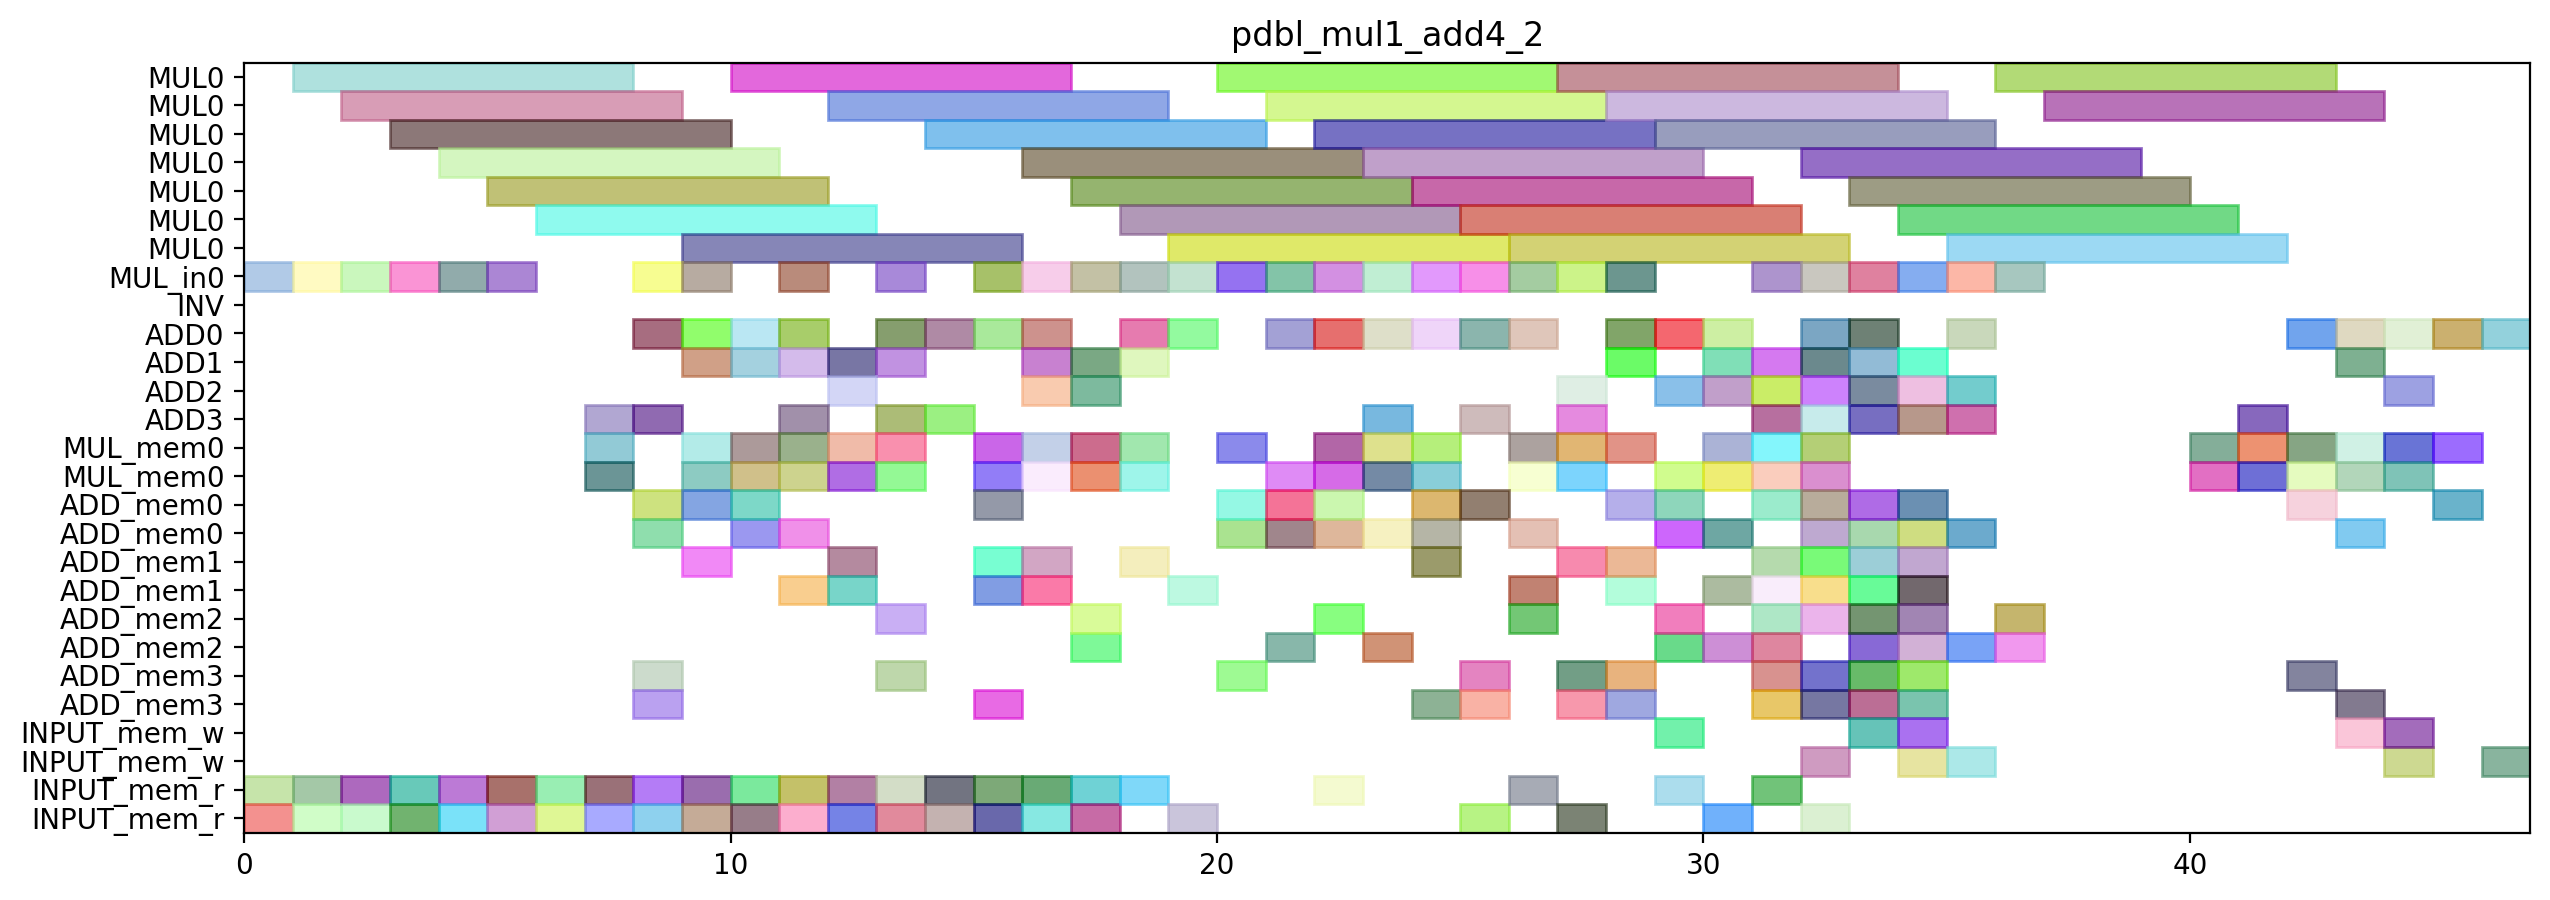

The script that drew this image:
from pyschedule import Scenario, solvers, plotters, alt

def solve_pdbl_mul1_add4_2(ConstStep, ExpStep):
	horizon = 137
	S=Scenario("pdbl_mul1_add4_2",horizon = horizon)

	# resource
	MUL = S.Resources('MUL', num=1, size=7)
	MUL_in = S.Resources('MUL_in', num=1)
	INV = S.Resource('INV')
	ADD = S.Resources('ADD', num=4, periods=range(1, horizon))
	MUL_mem = S.Resources('MUL_mem', num=1, size=2)
	ADD_mem = S.Resources('ADD_mem', num=4, size=2)
	INPUT_mem_w = S.Resource('INPUT_mem_w', size=2)
	INPUT_mem_r = S.Resource('INPUT_mem_r', size=2)

	# result of previous scheduling
	T3T2_in = S.Task('T3T2_in', length=1, delay_cost=1)
	S += T3T2_in >= 0
	T3T2_in += MUL_in[0]

	T3T2_mem0 = S.Task('T3T2_mem0', length=1, delay_cost=1)
	S += T3T2_mem0 >= 0
	T3T2_mem0 += INPUT_mem_r

	T3T2_mem1 = S.Task('T3T2_mem1', length=1, delay_cost=1)
	S += T3T2_mem1 >= 0
	T3T2_mem1 += INPUT_mem_r

	T3T2 = S.Task('T3T2', length=7, delay_cost=1)
	S += T3T2 >= 1
	T3T2 += MUL[0]

	T4T0_in = S.Task('T4T0_in', length=1, delay_cost=1)
	S += T4T0_in >= 1
	T4T0_in += MUL_in[0]

	T4T0_mem0 = S.Task('T4T0_mem0', length=1, delay_cost=1)
	S += T4T0_mem0 >= 1
	T4T0_mem0 += INPUT_mem_r

	T4T0_mem1 = S.Task('T4T0_mem1', length=1, delay_cost=1)
	S += T4T0_mem1 >= 1
	T4T0_mem1 += INPUT_mem_r

	T4T0 = S.Task('T4T0', length=7, delay_cost=1)
	S += T4T0 >= 2
	T4T0 += MUL[0]

	T4T1_in = S.Task('T4T1_in', length=1, delay_cost=1)
	S += T4T1_in >= 2
	T4T1_in += MUL_in[0]

	T4T1_mem0 = S.Task('T4T1_mem0', length=1, delay_cost=1)
	S += T4T1_mem0 >= 2
	T4T1_mem0 += INPUT_mem_r

	T4T1_mem1 = S.Task('T4T1_mem1', length=1, delay_cost=1)
	S += T4T1_mem1 >= 2
	T4T1_mem1 += INPUT_mem_r

	T2T1_in = S.Task('T2T1_in', length=1, delay_cost=1)
	S += T2T1_in >= 3
	T2T1_in += MUL_in[0]

	T2T1_mem0 = S.Task('T2T1_mem0', length=1, delay_cost=1)
	S += T2T1_mem0 >= 3
	T2T1_mem0 += INPUT_mem_r

	T2T1_mem1 = S.Task('T2T1_mem1', length=1, delay_cost=1)
	S += T2T1_mem1 >= 3
	T2T1_mem1 += INPUT_mem_r

	T4T1 = S.Task('T4T1', length=7, delay_cost=1)
	S += T4T1 >= 3
	T4T1 += MUL[0]

	T2T0_in = S.Task('T2T0_in', length=1, delay_cost=1)
	S += T2T0_in >= 4
	T2T0_in += MUL_in[0]

	T2T0_mem0 = S.Task('T2T0_mem0', length=1, delay_cost=1)
	S += T2T0_mem0 >= 4
	T2T0_mem0 += INPUT_mem_r

	T2T0_mem1 = S.Task('T2T0_mem1', length=1, delay_cost=1)
	S += T2T0_mem1 >= 4
	T2T0_mem1 += INPUT_mem_r

	T2T1 = S.Task('T2T1', length=7, delay_cost=1)
	S += T2T1 >= 4
	T2T1 += MUL[0]

	T0T2_in = S.Task('T0T2_in', length=1, delay_cost=1)
	S += T0T2_in >= 5
	T0T2_in += MUL_in[0]

	T0T2_mem0 = S.Task('T0T2_mem0', length=1, delay_cost=1)
	S += T0T2_mem0 >= 5
	T0T2_mem0 += INPUT_mem_r

	T0T2_mem1 = S.Task('T0T2_mem1', length=1, delay_cost=1)
	S += T0T2_mem1 >= 5
	T0T2_mem1 += INPUT_mem_r

	T2T0 = S.Task('T2T0', length=7, delay_cost=1)
	S += T2T0 >= 5
	T2T0 += MUL[0]

	T0T0_mem0 = S.Task('T0T0_mem0', length=1, delay_cost=1)
	S += T0T0_mem0 >= 6
	T0T0_mem0 += INPUT_mem_r

	T0T0_mem1 = S.Task('T0T0_mem1', length=1, delay_cost=1)
	S += T0T0_mem1 >= 6
	T0T0_mem1 += INPUT_mem_r

	T0T2 = S.Task('T0T2', length=7, delay_cost=1)
	S += T0T2 >= 6
	T0T2 += MUL[0]

	T0T0 = S.Task('T0T0', length=1, delay_cost=1)
	S += T0T0 >= 7
	T0T0 += ADD[3]

	T0T1_mem0 = S.Task('T0T1_mem0', length=1, delay_cost=1)
	S += T0T1_mem0 >= 7
	T0T1_mem0 += INPUT_mem_r

	T0T1_mem1 = S.Task('T0T1_mem1', length=1, delay_cost=1)
	S += T0T1_mem1 >= 7
	T0T1_mem1 += INPUT_mem_r

	T00_in = S.Task('T00_in', length=1, delay_cost=1)
	S += T00_in >= 8
	T00_in += MUL_in[0]

	T00_mem0 = S.Task('T00_mem0', length=1, delay_cost=1)
	S += T00_mem0 >= 8
	T00_mem0 += ADD_mem[3]

	T00_mem1 = S.Task('T00_mem1', length=1, delay_cost=1)
	S += T00_mem1 >= 8
	T00_mem1 += ADD_mem[3]

	T0T1 = S.Task('T0T1', length=1, delay_cost=1)
	S += T0T1 >= 8
	T0T1 += ADD[3]

	T1T1_mem0 = S.Task('T1T1_mem0', length=1, delay_cost=1)
	S += T1T1_mem0 >= 8
	T1T1_mem0 += INPUT_mem_r

	T1T1_mem1 = S.Task('T1T1_mem1', length=1, delay_cost=1)
	S += T1T1_mem1 >= 8
	T1T1_mem1 += INPUT_mem_r

	T00 = S.Task('T00', length=7, delay_cost=1)
	S += T00 >= 9
	T00 += MUL[0]

	T1T1 = S.Task('T1T1', length=1, delay_cost=1)
	S += T1T1 >= 9
	T1T1 += ADD[0]

	T1T2_in = S.Task('T1T2_in', length=1, delay_cost=1)
	S += T1T2_in >= 9
	T1T2_in += MUL_in[0]

	T1T2_mem0 = S.Task('T1T2_mem0', length=1, delay_cost=1)
	S += T1T2_mem0 >= 9
	T1T2_mem0 += INPUT_mem_r

	T1T2_mem1 = S.Task('T1T2_mem1', length=1, delay_cost=1)
	S += T1T2_mem1 >= 9
	T1T2_mem1 += INPUT_mem_r

	T3_1_mem0 = S.Task('T3_1_mem0', length=1, delay_cost=1)
	S += T3_1_mem0 >= 9
	T3_1_mem0 += ADD_mem[1]

	T3_1_mem1 = S.Task('T3_1_mem1', length=1, delay_cost=1)
	S += T3_1_mem1 >= 9
	T3_1_mem1 += ADD_mem[0]

	T40_mem0 = S.Task('T40_mem0', length=1, delay_cost=1)
	S += T40_mem0 >= 9
	T40_mem0 += MUL_mem[0]

	T40_mem1 = S.Task('T40_mem1', length=1, delay_cost=1)
	S += T40_mem1 >= 9
	T40_mem1 += MUL_mem[0]

	T1T0_mem0 = S.Task('T1T0_mem0', length=1, delay_cost=1)
	S += T1T0_mem0 >= 10
	T1T0_mem0 += INPUT_mem_r

	T1T0_mem1 = S.Task('T1T0_mem1', length=1, delay_cost=1)
	S += T1T0_mem1 >= 10
	T1T0_mem1 += INPUT_mem_r

	T1T2 = S.Task('T1T2', length=7, delay_cost=1)
	S += T1T2 >= 10
	T1T2 += MUL[0]

	T3_1 = S.Task('T3_1', length=1, delay_cost=1)
	S += T3_1 >= 10
	T3_1 += ADD[1]

	T40 = S.Task('T40', length=1, delay_cost=1)
	S += T40 >= 10
	T40 += ADD[0]

	T4T5_mem0 = S.Task('T4T5_mem0', length=1, delay_cost=1)
	S += T4T5_mem0 >= 10
	T4T5_mem0 += MUL_mem[0]

	T4T5_mem1 = S.Task('T4T5_mem1', length=1, delay_cost=1)
	S += T4T5_mem1 >= 10
	T4T5_mem1 += MUL_mem[0]

	T10_in = S.Task('T10_in', length=1, delay_cost=1)
	S += T10_in >= 11
	T10_in += MUL_in[0]

	T10_mem0 = S.Task('T10_mem0', length=1, delay_cost=1)
	S += T10_mem0 >= 11
	T10_mem0 += ADD_mem[1]

	T10_mem1 = S.Task('T10_mem1', length=1, delay_cost=1)
	S += T10_mem1 >= 11
	T10_mem1 += ADD_mem[0]

	T1T0 = S.Task('T1T0', length=1, delay_cost=1)
	S += T1T0 >= 11
	T1T0 += ADD[1]

	T20_mem0 = S.Task('T20_mem0', length=1, delay_cost=1)
	S += T20_mem0 >= 11
	T20_mem0 += MUL_mem[0]

	T20_mem1 = S.Task('T20_mem1', length=1, delay_cost=1)
	S += T20_mem1 >= 11
	T20_mem1 += MUL_mem[0]

	T4T3_mem0 = S.Task('T4T3_mem0', length=1, delay_cost=1)
	S += T4T3_mem0 >= 11
	T4T3_mem0 += INPUT_mem_r

	T4T3_mem1 = S.Task('T4T3_mem1', length=1, delay_cost=1)
	S += T4T3_mem1 >= 11
	T4T3_mem1 += INPUT_mem_r

	T4T5 = S.Task('T4T5', length=1, delay_cost=1)
	S += T4T5 >= 11
	T4T5 += ADD[3]

	T10 = S.Task('T10', length=7, delay_cost=1)
	S += T10 >= 12
	T10 += MUL[0]

	T20 = S.Task('T20', length=1, delay_cost=1)
	S += T20 >= 12
	T20 += ADD[1]

	T2T5_mem0 = S.Task('T2T5_mem0', length=1, delay_cost=1)
	S += T2T5_mem0 >= 12
	T2T5_mem0 += MUL_mem[0]

	T2T5_mem1 = S.Task('T2T5_mem1', length=1, delay_cost=1)
	S += T2T5_mem1 >= 12
	T2T5_mem1 += MUL_mem[0]

	T4T2_mem0 = S.Task('T4T2_mem0', length=1, delay_cost=1)
	S += T4T2_mem0 >= 12
	T4T2_mem0 += INPUT_mem_r

	T4T2_mem1 = S.Task('T4T2_mem1', length=1, delay_cost=1)
	S += T4T2_mem1 >= 12
	T4T2_mem1 += INPUT_mem_r

	T4T3 = S.Task('T4T3', length=1, delay_cost=1)
	S += T4T3 >= 12
	T4T3 += ADD[2]

	T2T5 = S.Task('T2T5', length=1, delay_cost=1)
	S += T2T5 >= 13
	T2T5 += ADD[1]

	T3T0_mem0 = S.Task('T3T0_mem0', length=1, delay_cost=1)
	S += T3T0_mem0 >= 13
	T3T0_mem0 += INPUT_mem_r

	T3T0_mem1 = S.Task('T3T0_mem1', length=1, delay_cost=1)
	S += T3T0_mem1 >= 13
	T3T0_mem1 += INPUT_mem_r

	T4T2 = S.Task('T4T2', length=1, delay_cost=1)
	S += T4T2 >= 13
	T4T2 += ADD[3]

	T4T4_in = S.Task('T4T4_in', length=1, delay_cost=1)
	S += T4T4_in >= 13
	T4T4_in += MUL_in[0]

	T4T4_mem0 = S.Task('T4T4_mem0', length=1, delay_cost=1)
	S += T4T4_mem0 >= 13
	T4T4_mem0 += ADD_mem[3]

	T4T4_mem1 = S.Task('T4T4_mem1', length=1, delay_cost=1)
	S += T4T4_mem1 >= 13
	T4T4_mem1 += ADD_mem[2]

	T3T0 = S.Task('T3T0', length=1, delay_cost=1)
	S += T3T0 >= 14
	T3T0 += ADD[3]

	T3T1_mem0 = S.Task('T3T1_mem0', length=1, delay_cost=1)
	S += T3T1_mem0 >= 14
	T3T1_mem0 += INPUT_mem_r

	T3T1_mem1 = S.Task('T3T1_mem1', length=1, delay_cost=1)
	S += T3T1_mem1 >= 14
	T3T1_mem1 += INPUT_mem_r

	T4T4 = S.Task('T4T4', length=7, delay_cost=1)
	S += T4T4 >= 14
	T4T4 += MUL[0]

	NEW_TZT2_mem0 = S.Task('NEW_TZT2_mem0', length=1, delay_cost=1)
	S += NEW_TZT2_mem0 >= 15
	NEW_TZT2_mem0 += MUL_mem[0]

	NEW_TZT2_mem1 = S.Task('NEW_TZT2_mem1', length=1, delay_cost=1)
	S += NEW_TZT2_mem1 >= 15
	NEW_TZT2_mem1 += ADD_mem[1]

	T0_T0_mem0 = S.Task('T0_T0_mem0', length=1, delay_cost=1)
	S += T0_T0_mem0 >= 15
	T0_T0_mem0 += MUL_mem[0]

	T0_T0_mem1 = S.Task('T0_T0_mem1', length=1, delay_cost=1)
	S += T0_T0_mem1 >= 15
	T0_T0_mem1 += ADD_mem[1]

	T2T3_mem0 = S.Task('T2T3_mem0', length=1, delay_cost=1)
	S += T2T3_mem0 >= 15
	T2T3_mem0 += INPUT_mem_r

	T2T3_mem1 = S.Task('T2T3_mem1', length=1, delay_cost=1)
	S += T2T3_mem1 >= 15
	T2T3_mem1 += INPUT_mem_r

	T30_in = S.Task('T30_in', length=1, delay_cost=1)
	S += T30_in >= 15
	T30_in += MUL_in[0]

	T30_mem0 = S.Task('T30_mem0', length=1, delay_cost=1)
	S += T30_mem0 >= 15
	T30_mem0 += ADD_mem[3]

	T30_mem1 = S.Task('T30_mem1', length=1, delay_cost=1)
	S += T30_mem1 >= 15
	T30_mem1 += ADD_mem[0]

	T3T1 = S.Task('T3T1', length=1, delay_cost=1)
	S += T3T1 >= 15
	T3T1 += ADD[0]

	NEW_TZT2 = S.Task('NEW_TZT2', length=1, delay_cost=1)
	S += NEW_TZT2 >= 16
	NEW_TZT2 += ADD[0]

	T0_T0 = S.Task('T0_T0', length=1, delay_cost=1)
	S += T0_T0 >= 16
	T0_T0 += ADD[1]

	T0_T1_mem0 = S.Task('T0_T1_mem0', length=1, delay_cost=1)
	S += T0_T1_mem0 >= 16
	T0_T1_mem0 += MUL_mem[0]

	T0_T1_mem1 = S.Task('T0_T1_mem1', length=1, delay_cost=1)
	S += T0_T1_mem1 >= 16
	T0_T1_mem1 += ADD_mem[1]

	T0_T2_in = S.Task('T0_T2_in', length=1, delay_cost=1)
	S += T0_T2_in >= 16
	T0_T2_in += MUL_in[0]

	T0_T2_mem0 = S.Task('T0_T2_mem0', length=1, delay_cost=1)
	S += T0_T2_mem0 >= 16
	T0_T2_mem0 += MUL_mem[0]

	T0_T2_mem1 = S.Task('T0_T2_mem1', length=1, delay_cost=1)
	S += T0_T2_mem1 >= 16
	T0_T2_mem1 += ADD_mem[1]

	T2T2_mem0 = S.Task('T2T2_mem0', length=1, delay_cost=1)
	S += T2T2_mem0 >= 16
	T2T2_mem0 += INPUT_mem_r

	T2T2_mem1 = S.Task('T2T2_mem1', length=1, delay_cost=1)
	S += T2T2_mem1 >= 16
	T2T2_mem1 += INPUT_mem_r

	T2T3 = S.Task('T2T3', length=1, delay_cost=1)
	S += T2T3 >= 16
	T2T3 += ADD[2]

	T30 = S.Task('T30', length=7, delay_cost=1)
	S += T30 >= 16
	T30 += MUL[0]

	T0_T1 = S.Task('T0_T1', length=1, delay_cost=1)
	S += T0_T1 >= 17
	T0_T1 += ADD[1]

	T0_T2 = S.Task('T0_T2', length=7, delay_cost=1)
	S += T0_T2 >= 17
	T0_T2 += MUL[0]

	T1_T2_mem0 = S.Task('T1_T2_mem0', length=1, delay_cost=1)
	S += T1_T2_mem0 >= 17
	T1_T2_mem0 += INPUT_mem_r

	T1_T2_mem1 = S.Task('T1_T2_mem1', length=1, delay_cost=1)
	S += T1_T2_mem1 >= 17
	T1_T2_mem1 += INPUT_mem_r

	T2T2 = S.Task('T2T2', length=1, delay_cost=1)
	S += T2T2 >= 17
	T2T2 += ADD[2]

	T2T4_in = S.Task('T2T4_in', length=1, delay_cost=1)
	S += T2T4_in >= 17
	T2T4_in += MUL_in[0]

	T2T4_mem0 = S.Task('T2T4_mem0', length=1, delay_cost=1)
	S += T2T4_mem0 >= 17
	T2T4_mem0 += ADD_mem[2]

	T2T4_mem1 = S.Task('T2T4_mem1', length=1, delay_cost=1)
	S += T2T4_mem1 >= 17
	T2T4_mem1 += ADD_mem[2]

	T1_T0_in = S.Task('T1_T0_in', length=1, delay_cost=1)
	S += T1_T0_in >= 18
	T1_T0_in += MUL_in[0]

	T1_T0_mem0 = S.Task('T1_T0_mem0', length=1, delay_cost=1)
	S += T1_T0_mem0 >= 18
	T1_T0_mem0 += INPUT_mem_r

	T1_T0_mem1 = S.Task('T1_T0_mem1', length=1, delay_cost=1)
	S += T1_T0_mem1 >= 18
	T1_T0_mem1 += MUL_mem[0]

	T1_T2 = S.Task('T1_T2', length=1, delay_cost=1)
	S += T1_T2 >= 18
	T1_T2 += ADD[0]

	T1_T3_mem0 = S.Task('T1_T3_mem0', length=1, delay_cost=1)
	S += T1_T3_mem0 >= 18
	T1_T3_mem0 += MUL_mem[0]

	T1_T3_mem1 = S.Task('T1_T3_mem1', length=1, delay_cost=1)
	S += T1_T3_mem1 >= 18
	T1_T3_mem1 += ADD_mem[1]

	T2T4 = S.Task('T2T4', length=7, delay_cost=1)
	S += T2T4 >= 18
	T2T4 += MUL[0]

	T1_T0 = S.Task('T1_T0', length=7, delay_cost=1)
	S += T1_T0 >= 19
	T1_T0 += MUL[0]

	T1_T1_in = S.Task('T1_T1_in', length=1, delay_cost=1)
	S += T1_T1_in >= 19
	T1_T1_in += MUL_in[0]

	T1_T1_mem0 = S.Task('T1_T1_mem0', length=1, delay_cost=1)
	S += T1_T1_mem0 >= 19
	T1_T1_mem0 += INPUT_mem_r

	T1_T1_mem1 = S.Task('T1_T1_mem1', length=1, delay_cost=1)
	S += T1_T1_mem1 >= 19
	T1_T1_mem1 += ADD_mem[1]

	T1_T3 = S.Task('T1_T3', length=1, delay_cost=1)
	S += T1_T3 >= 19
	T1_T3 += ADD[0]

	T1_T1 = S.Task('T1_T1', length=7, delay_cost=1)
	S += T1_T1 >= 20
	T1_T1 += MUL[0]

	T1_T4_in = S.Task('T1_T4_in', length=1, delay_cost=1)
	S += T1_T4_in >= 20
	T1_T4_in += MUL_in[0]

	T1_T4_mem0 = S.Task('T1_T4_mem0', length=1, delay_cost=1)
	S += T1_T4_mem0 >= 20
	T1_T4_mem0 += ADD_mem[0]

	T1_T4_mem1 = S.Task('T1_T4_mem1', length=1, delay_cost=1)
	S += T1_T4_mem1 >= 20
	T1_T4_mem1 += ADD_mem[0]

	T41_mem0 = S.Task('T41_mem0', length=1, delay_cost=1)
	S += T41_mem0 >= 20
	T41_mem0 += MUL_mem[0]

	T41_mem1 = S.Task('T41_mem1', length=1, delay_cost=1)
	S += T41_mem1 >= 20
	T41_mem1 += ADD_mem[3]

	NEW_TZT0_in = S.Task('NEW_TZT0_in', length=1, delay_cost=1)
	S += NEW_TZT0_in >= 21
	NEW_TZT0_in += MUL_in[0]

	NEW_TZT0_mem0 = S.Task('NEW_TZT0_mem0', length=1, delay_cost=1)
	S += NEW_TZT0_mem0 >= 21
	NEW_TZT0_mem0 += MUL_mem[0]

	NEW_TZT0_mem1 = S.Task('NEW_TZT0_mem1', length=1, delay_cost=1)
	S += NEW_TZT0_mem1 >= 21
	NEW_TZT0_mem1 += ADD_mem[2]

	T1_T4 = S.Task('T1_T4', length=7, delay_cost=1)
	S += T1_T4 >= 21
	T1_T4 += MUL[0]

	T41 = S.Task('T41', length=1, delay_cost=1)
	S += T41 >= 21
	T41 += ADD[0]

	C011_in = S.Task('C011_in', length=1, delay_cost=1)
	S += C011_in >= 22
	C011_in += MUL_in[0]

	C011_mem0 = S.Task('C011_mem0', length=1, delay_cost=1)
	S += C011_mem0 >= 22
	C011_mem0 += ADD_mem[0]

	C011_mem1 = S.Task('C011_mem1', length=1, delay_cost=1)
	S += C011_mem1 >= 22
	C011_mem1 += INPUT_mem_r

	NEW_TZT0 = S.Task('NEW_TZT0', length=7, delay_cost=1)
	S += NEW_TZT0 >= 22
	NEW_TZT0 += MUL[0]

	NEW_TZT3_mem0 = S.Task('NEW_TZT3_mem0', length=1, delay_cost=1)
	S += NEW_TZT3_mem0 >= 22
	NEW_TZT3_mem0 += ADD_mem[2]

	NEW_TZT3_mem1 = S.Task('NEW_TZT3_mem1', length=1, delay_cost=1)
	S += NEW_TZT3_mem1 >= 22
	NEW_TZT3_mem1 += ADD_mem[0]

	C011 = S.Task('C011', length=7, delay_cost=1)
	S += C011 >= 23
	C011 += MUL[0]

	NEW_TZT1_in = S.Task('NEW_TZT1_in', length=1, delay_cost=1)
	S += NEW_TZT1_in >= 23
	NEW_TZT1_in += MUL_in[0]

	NEW_TZT1_mem0 = S.Task('NEW_TZT1_mem0', length=1, delay_cost=1)
	S += NEW_TZT1_mem0 >= 23
	NEW_TZT1_mem0 += ADD_mem[2]

	NEW_TZT1_mem1 = S.Task('NEW_TZT1_mem1', length=1, delay_cost=1)
	S += NEW_TZT1_mem1 >= 23
	NEW_TZT1_mem1 += ADD_mem[0]

	NEW_TZT3 = S.Task('NEW_TZT3', length=1, delay_cost=1)
	S += NEW_TZT3 >= 23
	NEW_TZT3 += ADD[3]

	NEW_TZT1 = S.Task('NEW_TZT1', length=7, delay_cost=1)
	S += NEW_TZT1 >= 24
	NEW_TZT1 += MUL[0]

	NEW_TZT4_in = S.Task('NEW_TZT4_in', length=1, delay_cost=1)
	S += NEW_TZT4_in >= 24
	NEW_TZT4_in += MUL_in[0]

	NEW_TZT4_mem0 = S.Task('NEW_TZT4_mem0', length=1, delay_cost=1)
	S += NEW_TZT4_mem0 >= 24
	NEW_TZT4_mem0 += ADD_mem[0]

	NEW_TZT4_mem1 = S.Task('NEW_TZT4_mem1', length=1, delay_cost=1)
	S += NEW_TZT4_mem1 >= 24
	NEW_TZT4_mem1 += ADD_mem[3]

	T21_mem0 = S.Task('T21_mem0', length=1, delay_cost=1)
	S += T21_mem0 >= 24
	T21_mem0 += MUL_mem[0]

	T21_mem1 = S.Task('T21_mem1', length=1, delay_cost=1)
	S += T21_mem1 >= 24
	T21_mem1 += ADD_mem[1]

	T3_0_mem0 = S.Task('T3_0_mem0', length=1, delay_cost=1)
	S += T3_0_mem0 >= 24
	T3_0_mem0 += ADD_mem[0]

	T3_0_mem1 = S.Task('T3_0_mem1', length=1, delay_cost=1)
	S += T3_0_mem1 >= 24
	T3_0_mem1 += MUL_mem[0]

	C200_in = S.Task('C200_in', length=1, delay_cost=1)
	S += C200_in >= 25
	C200_in += MUL_in[0]

	C200_mem0 = S.Task('C200_mem0', length=1, delay_cost=1)
	S += C200_mem0 >= 25
	C200_mem0 += ADD_mem[0]

	C200_mem1 = S.Task('C200_mem1', length=1, delay_cost=1)
	S += C200_mem1 >= 25
	C200_mem1 += INPUT_mem_r

	NEW_TZT4 = S.Task('NEW_TZT4', length=7, delay_cost=1)
	S += NEW_TZT4 >= 25
	NEW_TZT4 += MUL[0]

	T21 = S.Task('T21', length=1, delay_cost=1)
	S += T21 >= 25
	T21 += ADD[3]

	T3_0 = S.Task('T3_0', length=1, delay_cost=1)
	S += T3_0 >= 25
	T3_0 += ADD[0]

	C010_in = S.Task('C010_in', length=1, delay_cost=1)
	S += C010_in >= 26
	C010_in += MUL_in[0]

	C010_mem0 = S.Task('C010_mem0', length=1, delay_cost=1)
	S += C010_mem0 >= 26
	C010_mem0 += ADD_mem[2]

	C010_mem1 = S.Task('C010_mem1', length=1, delay_cost=1)
	S += C010_mem1 >= 26
	C010_mem1 += INPUT_mem_r

	C200 = S.Task('C200', length=7, delay_cost=1)
	S += C200 >= 26
	C200 += MUL[0]

	NEW_TX_T3_mem0 = S.Task('NEW_TX_T3_mem0', length=1, delay_cost=1)
	S += NEW_TX_T3_mem0 >= 26
	NEW_TX_T3_mem0 += ADD_mem[0]

	NEW_TX_T3_mem1 = S.Task('NEW_TX_T3_mem1', length=1, delay_cost=1)
	S += NEW_TX_T3_mem1 >= 26
	NEW_TX_T3_mem1 += ADD_mem[1]

	T1_0_mem0 = S.Task('T1_0_mem0', length=1, delay_cost=1)
	S += T1_0_mem0 >= 26
	T1_0_mem0 += MUL_mem[0]

	T1_0_mem1 = S.Task('T1_0_mem1', length=1, delay_cost=1)
	S += T1_0_mem1 >= 26
	T1_0_mem1 += MUL_mem[0]

	C010 = S.Task('C010', length=7, delay_cost=1)
	S += C010 >= 27
	C010 += MUL[0]

	C201_in = S.Task('C201_in', length=1, delay_cost=1)
	S += C201_in >= 27
	C201_in += MUL_in[0]

	C201_mem0 = S.Task('C201_mem0', length=1, delay_cost=1)
	S += C201_mem0 >= 27
	C201_mem0 += ADD_mem[1]

	C201_mem1 = S.Task('C201_mem1', length=1, delay_cost=1)
	S += C201_mem1 >= 27
	C201_mem1 += INPUT_mem_r

	NEW_TX_T3 = S.Task('NEW_TX_T3', length=1, delay_cost=1)
	S += NEW_TX_T3 >= 27
	NEW_TX_T3 += ADD[2]

	T1_0 = S.Task('T1_0', length=1, delay_cost=1)
	S += T1_0 >= 27
	T1_0 += ADD[3]

	T1_T5_mem0 = S.Task('T1_T5_mem0', length=1, delay_cost=1)
	S += T1_T5_mem0 >= 27
	T1_T5_mem0 += MUL_mem[0]

	T1_T5_mem1 = S.Task('T1_T5_mem1', length=1, delay_cost=1)
	S += T1_T5_mem1 >= 27
	T1_T5_mem1 += MUL_mem[0]

	C201 = S.Task('C201', length=7, delay_cost=1)
	S += C201 >= 28
	C201 += MUL[0]

	T0_0_in = S.Task('T0_0_in', length=1, delay_cost=1)
	S += T0_0_in >= 28
	T0_0_in += MUL_in[0]

	T0_0_mem0 = S.Task('T0_0_mem0', length=1, delay_cost=1)
	S += T0_0_mem0 >= 28
	T0_0_mem0 += ADD_mem[1]

	T0_0_mem1 = S.Task('T0_0_mem1', length=1, delay_cost=1)
	S += T0_0_mem1 >= 28
	T0_0_mem1 += ADD_mem[1]

	T1_10_mem0 = S.Task('T1_10_mem0', length=1, delay_cost=1)
	S += T1_10_mem0 >= 28
	T1_10_mem0 += ADD_mem[3]

	T1_10_mem1 = S.Task('T1_10_mem1', length=1, delay_cost=1)
	S += T1_10_mem1 >= 28
	T1_10_mem1 += ADD_mem[3]

	T1_1_mem0 = S.Task('T1_1_mem0', length=1, delay_cost=1)
	S += T1_1_mem0 >= 28
	T1_1_mem0 += MUL_mem[0]

	T1_1_mem1 = S.Task('T1_1_mem1', length=1, delay_cost=1)
	S += T1_1_mem1 >= 28
	T1_1_mem1 += ADD_mem[0]

	T1_T5 = S.Task('T1_T5', length=1, delay_cost=1)
	S += T1_T5 >= 28
	T1_T5 += ADD[0]

	B30_mem0 = S.Task('B30_mem0', length=1, delay_cost=1)
	S += B30_mem0 >= 29
	B30_mem0 += INPUT_mem_r

	B30_mem1 = S.Task('B30_mem1', length=1, delay_cost=1)
	S += B30_mem1 >= 29
	B30_mem1 += ADD_mem[2]

	C000_mem0 = S.Task('C000_mem0', length=1, delay_cost=1)
	S += C000_mem0 >= 29
	C000_mem0 += MUL_mem[0]

	C000_mem1 = S.Task('C000_mem1', length=1, delay_cost=1)
	S += C000_mem1 >= 29
	C000_mem1 += ADD_mem[2]

	C011_w = S.Task('C011_w', length=1, delay_cost=1)
	S += C011_w >= 29
	C011_w += INPUT_mem_w

	T0_0 = S.Task('T0_0', length=7, delay_cost=1)
	S += T0_0 >= 29
	T0_0 += MUL[0]

	T1_1 = S.Task('T1_1', length=1, delay_cost=1)
	S += T1_1 >= 29
	T1_1 += ADD[0]

	T1_10 = S.Task('T1_10', length=1, delay_cost=1)
	S += T1_10 >= 29
	T1_10 += ADD[2]

	B30 = S.Task('B30', length=1, delay_cost=1)
	S += B30 >= 30
	B30 += ADD[0]

	C000 = S.Task('C000', length=1, delay_cost=1)
	S += C000 >= 30
	C000 += ADD[1]

	NEW_TX0_mem0 = S.Task('NEW_TX0_mem0', length=1, delay_cost=1)
	S += NEW_TX0_mem0 >= 30
	NEW_TX0_mem0 += ADD_mem[1]

	NEW_TX0_mem1 = S.Task('NEW_TX0_mem1', length=1, delay_cost=1)
	S += NEW_TX0_mem1 >= 30
	NEW_TX0_mem1 += INPUT_mem_r

	NEW_TZT5_mem0 = S.Task('NEW_TZT5_mem0', length=1, delay_cost=1)
	S += NEW_TZT5_mem0 >= 30
	NEW_TZT5_mem0 += MUL_mem[0]

	NEW_TZT5_mem1 = S.Task('NEW_TZT5_mem1', length=1, delay_cost=1)
	S += NEW_TZT5_mem1 >= 30
	NEW_TZT5_mem1 += MUL_mem[0]

	T1_11_mem0 = S.Task('T1_11_mem0', length=1, delay_cost=1)
	S += T1_11_mem0 >= 30
	T1_11_mem0 += ADD_mem[2]

	T1_11_mem1 = S.Task('T1_11_mem1', length=1, delay_cost=1)
	S += T1_11_mem1 >= 30
	T1_11_mem1 += ADD_mem[0]

	B31_mem0 = S.Task('B31_mem0', length=1, delay_cost=1)
	S += B31_mem0 >= 31
	B31_mem0 += INPUT_mem_r

	B31_mem1 = S.Task('B31_mem1', length=1, delay_cost=1)
	S += B31_mem1 >= 31
	B31_mem1 += ADD_mem[3]

	C001_mem0 = S.Task('C001_mem0', length=1, delay_cost=1)
	S += C001_mem0 >= 31
	C001_mem0 += ADD_mem[2]

	C001_mem1 = S.Task('C001_mem1', length=1, delay_cost=1)
	S += C001_mem1 >= 31
	C001_mem1 += ADD_mem[3]

	NEW_TX0 = S.Task('NEW_TX0', length=1, delay_cost=1)
	S += NEW_TX0 >= 31
	NEW_TX0 += ADD[1]

	NEW_TX_T0_in = S.Task('NEW_TX_T0_in', length=1, delay_cost=1)
	S += NEW_TX_T0_in >= 31
	NEW_TX_T0_in += MUL_in[0]

	NEW_TX_T0_mem0 = S.Task('NEW_TX_T0_mem0', length=1, delay_cost=1)
	S += NEW_TX_T0_mem0 >= 31
	NEW_TX_T0_mem0 += ADD_mem[1]

	NEW_TX_T0_mem1 = S.Task('NEW_TX_T0_mem1', length=1, delay_cost=1)
	S += NEW_TX_T0_mem1 >= 31
	NEW_TX_T0_mem1 += ADD_mem[0]

	NEW_TY0_mem0 = S.Task('NEW_TY0_mem0', length=1, delay_cost=1)
	S += NEW_TY0_mem0 >= 31
	NEW_TY0_mem0 += MUL_mem[0]

	NEW_TY0_mem1 = S.Task('NEW_TY0_mem1', length=1, delay_cost=1)
	S += NEW_TY0_mem1 >= 31
	NEW_TY0_mem1 += ADD_mem[1]

	NEW_TZ1_mem0 = S.Task('NEW_TZ1_mem0', length=1, delay_cost=1)
	S += NEW_TZ1_mem0 >= 31
	NEW_TZ1_mem0 += MUL_mem[0]

	NEW_TZ1_mem1 = S.Task('NEW_TZ1_mem1', length=1, delay_cost=1)
	S += NEW_TZ1_mem1 >= 31
	NEW_TZ1_mem1 += ADD_mem[2]

	NEW_TZT5 = S.Task('NEW_TZT5', length=1, delay_cost=1)
	S += NEW_TZT5 >= 31
	NEW_TZT5 += ADD[2]

	T1_11 = S.Task('T1_11', length=1, delay_cost=1)
	S += T1_11 >= 31
	T1_11 += ADD[3]

	B31 = S.Task('B31', length=1, delay_cost=1)
	S += B31 >= 32
	B31 += ADD[2]

	C001 = S.Task('C001', length=1, delay_cost=1)
	S += C001 >= 32
	C001 += ADD[3]

	C200_w = S.Task('C200_w', length=1, delay_cost=1)
	S += C200_w >= 32
	C200_w += INPUT_mem_w

	NEW_TX1_mem0 = S.Task('NEW_TX1_mem0', length=1, delay_cost=1)
	S += NEW_TX1_mem0 >= 32
	NEW_TX1_mem0 += ADD_mem[3]

	NEW_TX1_mem1 = S.Task('NEW_TX1_mem1', length=1, delay_cost=1)
	S += NEW_TX1_mem1 >= 32
	NEW_TX1_mem1 += INPUT_mem_r

	NEW_TX_T0 = S.Task('NEW_TX_T0', length=7, delay_cost=1)
	S += NEW_TX_T0 >= 32
	NEW_TX_T0 += MUL[0]

	NEW_TY0 = S.Task('NEW_TY0', length=1, delay_cost=1)
	S += NEW_TY0 >= 32
	NEW_TY0 += ADD[0]

	NEW_TY1_mem0 = S.Task('NEW_TY1_mem0', length=1, delay_cost=1)
	S += NEW_TY1_mem0 >= 32
	NEW_TY1_mem0 += ADD_mem[2]

	NEW_TY1_mem1 = S.Task('NEW_TY1_mem1', length=1, delay_cost=1)
	S += NEW_TY1_mem1 >= 32
	NEW_TY1_mem1 += ADD_mem[3]

	NEW_TY_T0_in = S.Task('NEW_TY_T0_in', length=1, delay_cost=1)
	S += NEW_TY_T0_in >= 32
	NEW_TY_T0_in += MUL_in[0]

	NEW_TY_T0_mem0 = S.Task('NEW_TY_T0_mem0', length=1, delay_cost=1)
	S += NEW_TY_T0_mem0 >= 32
	NEW_TY_T0_mem0 += ADD_mem[0]

	NEW_TY_T0_mem1 = S.Task('NEW_TY_T0_mem1', length=1, delay_cost=1)
	S += NEW_TY_T0_mem1 >= 32
	NEW_TY_T0_mem1 += ADD_mem[0]

	NEW_TZ0_mem0 = S.Task('NEW_TZ0_mem0', length=1, delay_cost=1)
	S += NEW_TZ0_mem0 >= 32
	NEW_TZ0_mem0 += MUL_mem[0]

	NEW_TZ0_mem1 = S.Task('NEW_TZ0_mem1', length=1, delay_cost=1)
	S += NEW_TZ0_mem1 >= 32
	NEW_TZ0_mem1 += MUL_mem[0]

	NEW_TZ1 = S.Task('NEW_TZ1', length=1, delay_cost=1)
	S += NEW_TZ1 >= 32
	NEW_TZ1 += ADD[1]

	C010_w = S.Task('C010_w', length=1, delay_cost=1)
	S += C010_w >= 33
	C010_w += INPUT_mem_w

	NEW_TX1 = S.Task('NEW_TX1', length=1, delay_cost=1)
	S += NEW_TX1 >= 33
	NEW_TX1 += ADD[2]

	NEW_TY1 = S.Task('NEW_TY1', length=1, delay_cost=1)
	S += NEW_TY1 >= 33
	NEW_TY1 += ADD[0]

	NEW_TY_T0 = S.Task('NEW_TY_T0', length=7, delay_cost=1)
	S += NEW_TY_T0 >= 33
	NEW_TY_T0 += MUL[0]

	NEW_TY_T1_in = S.Task('NEW_TY_T1_in', length=1, delay_cost=1)
	S += NEW_TY_T1_in >= 33
	NEW_TY_T1_in += MUL_in[0]

	NEW_TY_T1_mem0 = S.Task('NEW_TY_T1_mem0', length=1, delay_cost=1)
	S += NEW_TY_T1_mem0 >= 33
	NEW_TY_T1_mem0 += ADD_mem[2]

	NEW_TY_T1_mem1 = S.Task('NEW_TY_T1_mem1', length=1, delay_cost=1)
	S += NEW_TY_T1_mem1 >= 33
	NEW_TY_T1_mem1 += ADD_mem[0]

	NEW_TY_T2_mem0 = S.Task('NEW_TY_T2_mem0', length=1, delay_cost=1)
	S += NEW_TY_T2_mem0 >= 33
	NEW_TY_T2_mem0 += ADD_mem[0]

	NEW_TY_T2_mem1 = S.Task('NEW_TY_T2_mem1', length=1, delay_cost=1)
	S += NEW_TY_T2_mem1 >= 33
	NEW_TY_T2_mem1 += ADD_mem[2]

	NEW_TZ0 = S.Task('NEW_TZ0', length=1, delay_cost=1)
	S += NEW_TZ0 >= 33
	NEW_TZ0 += ADD[3]

	C201_w = S.Task('C201_w', length=1, delay_cost=1)
	S += C201_w >= 34
	C201_w += INPUT_mem_w

	NEW_TX_T1_in = S.Task('NEW_TX_T1_in', length=1, delay_cost=1)
	S += NEW_TX_T1_in >= 34
	NEW_TX_T1_in += MUL_in[0]

	NEW_TX_T1_mem0 = S.Task('NEW_TX_T1_mem0', length=1, delay_cost=1)
	S += NEW_TX_T1_mem0 >= 34
	NEW_TX_T1_mem0 += ADD_mem[2]

	NEW_TX_T1_mem1 = S.Task('NEW_TX_T1_mem1', length=1, delay_cost=1)
	S += NEW_TX_T1_mem1 >= 34
	NEW_TX_T1_mem1 += ADD_mem[1]

	NEW_TX_T2_mem0 = S.Task('NEW_TX_T2_mem0', length=1, delay_cost=1)
	S += NEW_TX_T2_mem0 >= 34
	NEW_TX_T2_mem0 += ADD_mem[1]

	NEW_TX_T2_mem1 = S.Task('NEW_TX_T2_mem1', length=1, delay_cost=1)
	S += NEW_TX_T2_mem1 >= 34
	NEW_TX_T2_mem1 += ADD_mem[2]

	NEW_TY_T1 = S.Task('NEW_TY_T1', length=7, delay_cost=1)
	S += NEW_TY_T1 >= 34
	NEW_TY_T1 += MUL[0]

	NEW_TY_T2 = S.Task('NEW_TY_T2', length=1, delay_cost=1)
	S += NEW_TY_T2 >= 34
	NEW_TY_T2 += ADD[2]

	NEW_TY_T3_mem0 = S.Task('NEW_TY_T3_mem0', length=1, delay_cost=1)
	S += NEW_TY_T3_mem0 >= 34
	NEW_TY_T3_mem0 += ADD_mem[0]

	NEW_TY_T3_mem1 = S.Task('NEW_TY_T3_mem1', length=1, delay_cost=1)
	S += NEW_TY_T3_mem1 >= 34
	NEW_TY_T3_mem1 += ADD_mem[0]

	NEW_TX_T1 = S.Task('NEW_TX_T1', length=7, delay_cost=1)
	S += NEW_TX_T1 >= 35
	NEW_TX_T1 += MUL[0]

	NEW_TX_T2 = S.Task('NEW_TX_T2', length=1, delay_cost=1)
	S += NEW_TX_T2 >= 35
	NEW_TX_T2 += ADD[2]

	NEW_TY_T3 = S.Task('NEW_TY_T3', length=1, delay_cost=1)
	S += NEW_TY_T3 >= 35
	NEW_TY_T3 += ADD[0]

	NEW_TY_T4_in = S.Task('NEW_TY_T4_in', length=1, delay_cost=1)
	S += NEW_TY_T4_in >= 35
	NEW_TY_T4_in += MUL_in[0]

	NEW_TY_T4_mem0 = S.Task('NEW_TY_T4_mem0', length=1, delay_cost=1)
	S += NEW_TY_T4_mem0 >= 35
	NEW_TY_T4_mem0 += ADD_mem[2]

	NEW_TY_T4_mem1 = S.Task('NEW_TY_T4_mem1', length=1, delay_cost=1)
	S += NEW_TY_T4_mem1 >= 35
	NEW_TY_T4_mem1 += ADD_mem[0]

	NEW_TX_T4_in = S.Task('NEW_TX_T4_in', length=1, delay_cost=1)
	S += NEW_TX_T4_in >= 36
	NEW_TX_T4_in += MUL_in[0]

	NEW_TX_T4_mem0 = S.Task('NEW_TX_T4_mem0', length=1, delay_cost=1)
	S += NEW_TX_T4_mem0 >= 36
	NEW_TX_T4_mem0 += ADD_mem[2]

	NEW_TX_T4_mem1 = S.Task('NEW_TX_T4_mem1', length=1, delay_cost=1)
	S += NEW_TX_T4_mem1 >= 36
	NEW_TX_T4_mem1 += ADD_mem[2]

	NEW_TY_T4 = S.Task('NEW_TY_T4', length=7, delay_cost=1)
	S += NEW_TY_T4 >= 36
	NEW_TY_T4 += MUL[0]

	NEW_TX_T4 = S.Task('NEW_TX_T4', length=7, delay_cost=1)
	S += NEW_TX_T4 >= 37
	NEW_TX_T4 += MUL[0]

	NEW_TY_T5_mem0 = S.Task('NEW_TY_T5_mem0', length=1, delay_cost=1)
	S += NEW_TY_T5_mem0 >= 40
	NEW_TY_T5_mem0 += MUL_mem[0]

	NEW_TY_T5_mem1 = S.Task('NEW_TY_T5_mem1', length=1, delay_cost=1)
	S += NEW_TY_T5_mem1 >= 40
	NEW_TY_T5_mem1 += MUL_mem[0]

	NEW_TY_0_mem0 = S.Task('NEW_TY_0_mem0', length=1, delay_cost=1)
	S += NEW_TY_0_mem0 >= 41
	NEW_TY_0_mem0 += MUL_mem[0]

	NEW_TY_0_mem1 = S.Task('NEW_TY_0_mem1', length=1, delay_cost=1)
	S += NEW_TY_0_mem1 >= 41
	NEW_TY_0_mem1 += MUL_mem[0]

	NEW_TY_T5 = S.Task('NEW_TY_T5', length=1, delay_cost=1)
	S += NEW_TY_T5 >= 41
	NEW_TY_T5 += ADD[3]

	NEW_TY_0 = S.Task('NEW_TY_0', length=1, delay_cost=1)
	S += NEW_TY_0 >= 42
	NEW_TY_0 += ADD[0]

	NEW_TY_10_mem0 = S.Task('NEW_TY_10_mem0', length=1, delay_cost=1)
	S += NEW_TY_10_mem0 >= 42
	NEW_TY_10_mem0 += ADD_mem[0]

	NEW_TY_10_mem1 = S.Task('NEW_TY_10_mem1', length=1, delay_cost=1)
	S += NEW_TY_10_mem1 >= 42
	NEW_TY_10_mem1 += MUL_mem[0]

	NEW_TY_1_mem0 = S.Task('NEW_TY_1_mem0', length=1, delay_cost=1)
	S += NEW_TY_1_mem0 >= 42
	NEW_TY_1_mem0 += MUL_mem[0]

	NEW_TY_1_mem1 = S.Task('NEW_TY_1_mem1', length=1, delay_cost=1)
	S += NEW_TY_1_mem1 >= 42
	NEW_TY_1_mem1 += ADD_mem[3]

	NEW_TX_0_mem0 = S.Task('NEW_TX_0_mem0', length=1, delay_cost=1)
	S += NEW_TX_0_mem0 >= 43
	NEW_TX_0_mem0 += MUL_mem[0]

	NEW_TX_0_mem1 = S.Task('NEW_TX_0_mem1', length=1, delay_cost=1)
	S += NEW_TX_0_mem1 >= 43
	NEW_TX_0_mem1 += MUL_mem[0]

	NEW_TY_1 = S.Task('NEW_TY_1', length=1, delay_cost=1)
	S += NEW_TY_1 >= 43
	NEW_TY_1 += ADD[0]

	NEW_TY_10 = S.Task('NEW_TY_10', length=1, delay_cost=1)
	S += NEW_TY_10 >= 43
	NEW_TY_10 += ADD[1]

	NEW_TY_10_w = S.Task('NEW_TY_10_w', length=1, delay_cost=1)
	S += NEW_TY_10_w >= 43
	NEW_TY_10_w += INPUT_mem_w

	NEW_TY_11_mem0 = S.Task('NEW_TY_11_mem0', length=1, delay_cost=1)
	S += NEW_TY_11_mem0 >= 43
	NEW_TY_11_mem0 += ADD_mem[0]

	NEW_TY_11_mem1 = S.Task('NEW_TY_11_mem1', length=1, delay_cost=1)
	S += NEW_TY_11_mem1 >= 43
	NEW_TY_11_mem1 += ADD_mem[3]

	NEW_TX_0 = S.Task('NEW_TX_0', length=1, delay_cost=1)
	S += NEW_TX_0 >= 44
	NEW_TX_0 += ADD[0]

	NEW_TX_0_w = S.Task('NEW_TX_0_w', length=1, delay_cost=1)
	S += NEW_TX_0_w >= 44
	NEW_TX_0_w += INPUT_mem_w

	NEW_TX_T5_mem0 = S.Task('NEW_TX_T5_mem0', length=1, delay_cost=1)
	S += NEW_TX_T5_mem0 >= 44
	NEW_TX_T5_mem0 += MUL_mem[0]

	NEW_TX_T5_mem1 = S.Task('NEW_TX_T5_mem1', length=1, delay_cost=1)
	S += NEW_TX_T5_mem1 >= 44
	NEW_TX_T5_mem1 += MUL_mem[0]

	NEW_TY_11 = S.Task('NEW_TY_11', length=1, delay_cost=1)
	S += NEW_TY_11 >= 44
	NEW_TY_11 += ADD[2]

	NEW_TY_11_w = S.Task('NEW_TY_11_w', length=1, delay_cost=1)
	S += NEW_TY_11_w >= 44
	NEW_TY_11_w += INPUT_mem_w

	NEW_TX_1_mem0 = S.Task('NEW_TX_1_mem0', length=1, delay_cost=1)
	S += NEW_TX_1_mem0 >= 45
	NEW_TX_1_mem0 += MUL_mem[0]

	NEW_TX_1_mem1 = S.Task('NEW_TX_1_mem1', length=1, delay_cost=1)
	S += NEW_TX_1_mem1 >= 45
	NEW_TX_1_mem1 += ADD_mem[0]

	NEW_TX_T5 = S.Task('NEW_TX_T5', length=1, delay_cost=1)
	S += NEW_TX_T5 >= 45
	NEW_TX_T5 += ADD[0]

	NEW_TX_1 = S.Task('NEW_TX_1', length=1, delay_cost=1)
	S += NEW_TX_1 >= 46
	NEW_TX_1 += ADD[0]

	NEW_TX_1_w = S.Task('NEW_TX_1_w', length=1, delay_cost=1)
	S += NEW_TX_1_w >= 46
	NEW_TX_1_w += INPUT_mem_w


	# new tasks
	T01 = S.Task('T01', length=1, delay_cost=1)
	T01 += alt(ADD)

	T01_mem0 = S.Task('T01_mem0', length=1, delay_cost=1)
	T01_mem0 += MUL_mem[0]
	S += 12<T01_mem0
	S += T01_mem0<=T01

	T01_mem1 = S.Task('T01_mem1', length=1, delay_cost=1)
	T01_mem1 += MUL_mem[0]
	S += 12<T01_mem1
	S += T01_mem1<=T01

	T11 = S.Task('T11', length=1, delay_cost=1)
	T11 += alt(ADD)

	T11_mem0 = S.Task('T11_mem0', length=1, delay_cost=1)
	T11_mem0 += MUL_mem[0]
	S += 16<T11_mem0
	S += T11_mem0<=T11

	T11_mem1 = S.Task('T11_mem1', length=1, delay_cost=1)
	T11_mem1 += MUL_mem[0]
	S += 16<T11_mem1
	S += T11_mem1<=T11

	T31 = S.Task('T31', length=1, delay_cost=1)
	T31 += alt(ADD)

	T31_mem0 = S.Task('T31_mem0', length=1, delay_cost=1)
	T31_mem0 += MUL_mem[0]
	S += 7<T31_mem0
	S += T31_mem0<=T31

	T31_mem1 = S.Task('T31_mem1', length=1, delay_cost=1)
	T31_mem1 += MUL_mem[0]
	S += 7<T31_mem1
	S += T31_mem1<=T31

	T2_0 = S.Task('T2_0', length=1, delay_cost=1)
	T2_0 += alt(ADD)

	T2_0_mem0 = S.Task('T2_0_mem0', length=1, delay_cost=1)
	T2_0_mem0 += ADD_mem[1]
	S += 12<T2_0_mem0
	S += T2_0_mem0<=T2_0

	T2_0_mem1 = S.Task('T2_0_mem1', length=1, delay_cost=1)
	T2_0_mem1 += ADD_mem[1]
	S += 12<T2_0_mem1
	S += T2_0_mem1<=T2_0

	T60 = S.Task('T60', length=1, delay_cost=1)
	T60 += alt(ADD)

	T60_mem0 = S.Task('T60_mem0', length=1, delay_cost=1)
	T60_mem0 += MUL_mem[0]
	S += 22<T60_mem0
	S += T60_mem0<=T60

	T60_mem1 = S.Task('T60_mem1', length=1, delay_cost=1)
	T60_mem1 += MUL_mem[0]
	S += 22<T60_mem1
	S += T60_mem1<=T60

	T61 = S.Task('T61', length=1, delay_cost=1)
	T61 += alt(ADD)

	T61_mem0 = S.Task('T61_mem0', length=1, delay_cost=1)
	T61_mem0 += alt(ADD_mem)
	S += (T31*ADD[0])-1<T61_mem0*ADD_mem[0]
	S += (T31*ADD[1])-1<T61_mem0*ADD_mem[1]
	S += (T31*ADD[2])-1<T61_mem0*ADD_mem[2]
	S += (T31*ADD[3])-1<T61_mem0*ADD_mem[3]
	S += T61_mem0<=T61

	T61_mem1 = S.Task('T61_mem1', length=1, delay_cost=1)
	T61_mem1 += alt(ADD_mem)
	S += (T31*ADD[0])-1<T61_mem1*ADD_mem[0]
	S += (T31*ADD[1])-1<T61_mem1*ADD_mem[1]
	S += (T31*ADD[2])-1<T61_mem1*ADD_mem[2]
	S += (T31*ADD[3])-1<T61_mem1*ADD_mem[3]
	S += T61_mem1<=T61

	T4_0 = S.Task('T4_0', length=1, delay_cost=1)
	T4_0 += alt(ADD)

	T4_0_mem0 = S.Task('T4_0_mem0', length=1, delay_cost=1)
	T4_0_mem0 += ADD_mem[0]
	S += 10<T4_0_mem0
	S += T4_0_mem0<=T4_0

	T4_0_mem1 = S.Task('T4_0_mem1', length=1, delay_cost=1)
	T4_0_mem1 += ADD_mem[0]
	S += 10<T4_0_mem1
	S += T4_0_mem1<=T4_0

	T2_1 = S.Task('T2_1', length=1, delay_cost=1)
	T2_1 += alt(ADD)

	T2_1_mem0 = S.Task('T2_1_mem0', length=1, delay_cost=1)
	T2_1_mem0 += ADD_mem[3]
	S += 25<T2_1_mem0
	S += T2_1_mem0<=T2_1

	T2_1_mem1 = S.Task('T2_1_mem1', length=1, delay_cost=1)
	T2_1_mem1 += ADD_mem[3]
	S += 25<T2_1_mem1
	S += T2_1_mem1<=T2_1

	T4_1 = S.Task('T4_1', length=1, delay_cost=1)
	T4_1 += alt(ADD)

	T4_1_mem0 = S.Task('T4_1_mem0', length=1, delay_cost=1)
	T4_1_mem0 += ADD_mem[0]
	S += 21<T4_1_mem0
	S += T4_1_mem0<=T4_1

	T4_1_mem1 = S.Task('T4_1_mem1', length=1, delay_cost=1)
	T4_1_mem1 += ADD_mem[0]
	S += 21<T4_1_mem1
	S += T4_1_mem1<=T4_1

	T0_1 = S.Task('T0_1', length=1, delay_cost=1)
	T0_1 += alt(ADD)

	T0_1_mem0 = S.Task('T0_1_mem0', length=1, delay_cost=1)
	T0_1_mem0 += MUL_mem[0]
	S += 23<T0_1_mem0
	S += T0_1_mem0<=T0_1

	T0_1_mem1 = S.Task('T0_1_mem1', length=1, delay_cost=1)
	T0_1_mem1 += MUL_mem[0]
	S += 23<T0_1_mem1
	S += T0_1_mem1<=T0_1

	B_0 = S.Task('B_0', length=1, delay_cost=1)
	B_0 += alt(ADD)

	B_0_mem0 = S.Task('B_0_mem0', length=1, delay_cost=1)
	B_0_mem0 += ADD_mem[3]
	S += 27<B_0_mem0
	S += B_0_mem0<=B_0

	B_0_mem1 = S.Task('B_0_mem1', length=1, delay_cost=1)
	B_0_mem1 += ADD_mem[3]
	S += 27<B_0_mem1
	S += B_0_mem1<=B_0

	B_1 = S.Task('B_1', length=1, delay_cost=1)
	B_1 += alt(ADD)

	B_1_mem0 = S.Task('B_1_mem0', length=1, delay_cost=1)
	B_1_mem0 += ADD_mem[0]
	S += 29<B_1_mem0
	S += B_1_mem0<=B_1

	B_1_mem1 = S.Task('B_1_mem1', length=1, delay_cost=1)
	B_1_mem1 += ADD_mem[0]
	S += 29<B_1_mem1
	S += B_1_mem1<=B_1

	NEW_TZ_0 = S.Task('NEW_TZ_0', length=1, delay_cost=1)
	NEW_TZ_0 += alt(ADD)

	NEW_TZ_0_mem0 = S.Task('NEW_TZ_0_mem0', length=1, delay_cost=1)
	NEW_TZ_0_mem0 += ADD_mem[3]
	S += 33<NEW_TZ_0_mem0
	S += NEW_TZ_0_mem0<=NEW_TZ_0

	NEW_TZ_0_mem1 = S.Task('NEW_TZ_0_mem1', length=1, delay_cost=1)
	NEW_TZ_0_mem1 += ADD_mem[3]
	S += 33<NEW_TZ_0_mem1
	S += NEW_TZ_0_mem1<=NEW_TZ_0

	NEW_TZ_1 = S.Task('NEW_TZ_1', length=1, delay_cost=1)
	NEW_TZ_1 += alt(ADD)

	NEW_TZ_1_mem0 = S.Task('NEW_TZ_1_mem0', length=1, delay_cost=1)
	NEW_TZ_1_mem0 += ADD_mem[1]
	S += 32<NEW_TZ_1_mem0
	S += NEW_TZ_1_mem0<=NEW_TZ_1

	NEW_TZ_1_mem1 = S.Task('NEW_TZ_1_mem1', length=1, delay_cost=1)
	NEW_TZ_1_mem1 += ADD_mem[1]
	S += 32<NEW_TZ_1_mem1
	S += NEW_TZ_1_mem1<=NEW_TZ_1

	NEW_TZ_10 = S.Task('NEW_TZ_10', length=1, delay_cost=1)
	NEW_TZ_10 += alt(ADD)

	NEW_TZ_10_mem0 = S.Task('NEW_TZ_10_mem0', length=1, delay_cost=1)
	NEW_TZ_10_mem0 += alt(ADD_mem)
	S += (NEW_TZ_0*ADD[0])-1<NEW_TZ_10_mem0*ADD_mem[0]
	S += (NEW_TZ_0*ADD[1])-1<NEW_TZ_10_mem0*ADD_mem[1]
	S += (NEW_TZ_0*ADD[2])-1<NEW_TZ_10_mem0*ADD_mem[2]
	S += (NEW_TZ_0*ADD[3])-1<NEW_TZ_10_mem0*ADD_mem[3]
	S += NEW_TZ_10_mem0<=NEW_TZ_10

	NEW_TZ_10_mem1 = S.Task('NEW_TZ_10_mem1', length=1, delay_cost=1)
	NEW_TZ_10_mem1 += alt(ADD_mem)
	S += (NEW_TZ_0*ADD[0])-1<NEW_TZ_10_mem1*ADD_mem[0]
	S += (NEW_TZ_0*ADD[1])-1<NEW_TZ_10_mem1*ADD_mem[1]
	S += (NEW_TZ_0*ADD[2])-1<NEW_TZ_10_mem1*ADD_mem[2]
	S += (NEW_TZ_0*ADD[3])-1<NEW_TZ_10_mem1*ADD_mem[3]
	S += NEW_TZ_10_mem1<=NEW_TZ_10

	NEW_TZ_10_w = S.Task('NEW_TZ_10_w', length=1, delay_cost=1)
	NEW_TZ_10_w += alt(INPUT_mem_w)
	S += 0 < NEW_TZ_10_w
	S += NEW_TZ_10-1 <= NEW_TZ_10_w

	NEW_TZ_11 = S.Task('NEW_TZ_11', length=1, delay_cost=1)
	NEW_TZ_11 += alt(ADD)

	NEW_TZ_11_mem0 = S.Task('NEW_TZ_11_mem0', length=1, delay_cost=1)
	NEW_TZ_11_mem0 += alt(ADD_mem)
	S += (NEW_TZ_1*ADD[0])-1<NEW_TZ_11_mem0*ADD_mem[0]
	S += (NEW_TZ_1*ADD[1])-1<NEW_TZ_11_mem0*ADD_mem[1]
	S += (NEW_TZ_1*ADD[2])-1<NEW_TZ_11_mem0*ADD_mem[2]
	S += (NEW_TZ_1*ADD[3])-1<NEW_TZ_11_mem0*ADD_mem[3]
	S += NEW_TZ_11_mem0<=NEW_TZ_11

	NEW_TZ_11_mem1 = S.Task('NEW_TZ_11_mem1', length=1, delay_cost=1)
	NEW_TZ_11_mem1 += alt(ADD_mem)
	S += (NEW_TZ_1*ADD[0])-1<NEW_TZ_11_mem1*ADD_mem[0]
	S += (NEW_TZ_1*ADD[1])-1<NEW_TZ_11_mem1*ADD_mem[1]
	S += (NEW_TZ_1*ADD[2])-1<NEW_TZ_11_mem1*ADD_mem[2]
	S += (NEW_TZ_1*ADD[3])-1<NEW_TZ_11_mem1*ADD_mem[3]
	S += NEW_TZ_11_mem1<=NEW_TZ_11

	NEW_TZ_11_w = S.Task('NEW_TZ_11_w', length=1, delay_cost=1)
	NEW_TZ_11_w += alt(INPUT_mem_w)
	S += 0 < NEW_TZ_11_w
	S += NEW_TZ_11-1 <= NEW_TZ_11_w

	solvers.mip.solve(S,msg=1,kind='CPLEX',ratio_gap=1.01, time_limit=3600)

	solution = [['hoge']*len(S.solution()[1]) for i in range(len(S.solution()))]
	for i in range(len(S.solution())):
		for j in range(len(S.solution()[i])):
			solution[i][j]=str(S.solution()[i][j])
	print(solution)

	cycles = int(solution[-1][3])

	pic_file_name = "pdbl_mul1_add4/pdbl_mul1_add4_2.png"
	if(S.solution() != []):
		plotters.matplotlib.plot(S,img_filename=pic_file_name, vertical_text=True, fig_size=(cycles*0.25+3, 5), show_task_labels=False)

	return solution

if __name__ == "__main__":
	solution = solve_pdbl_mul1_add4_2(0, 0)
